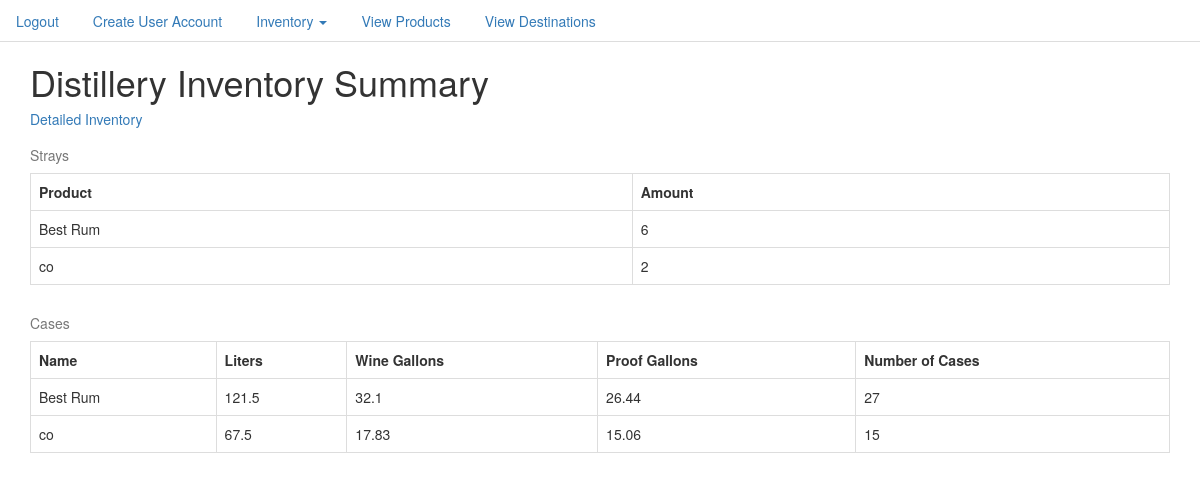
The app's page / (signed in), older data.
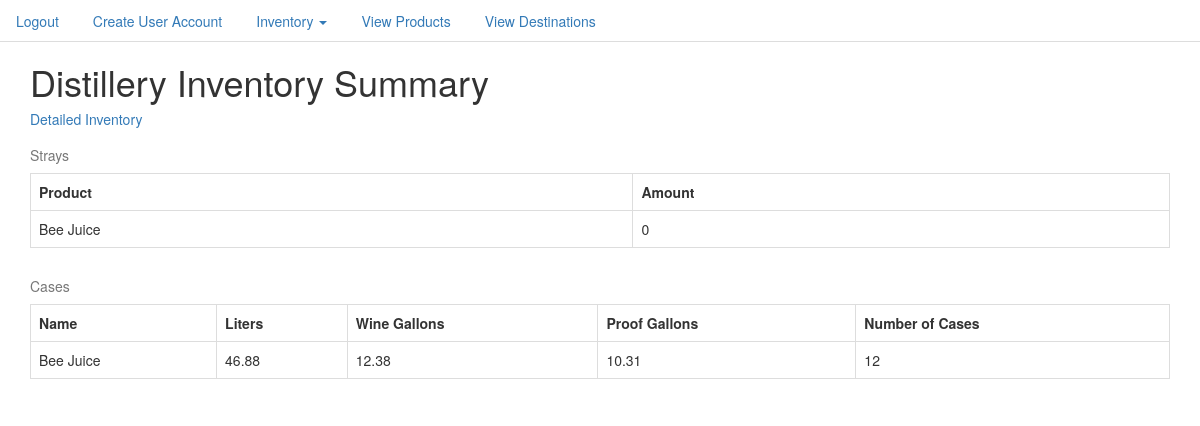
The same page, newer data.
### inventory/models.py (models this page shows, shortened)
class Product(models.Model):
    product_name = models.CharField(max_length=50)
    product_type = models.CharField(max_length=50)
    UPC = models.CharField(max_length=20)
    bottle_size = models.IntegerField()
    def __str__(self):
        return str(self.product_name)
    @property
    def number_of_strays(self):
        return Stray.objects.filter(name=self).count()
    @property
    def number_of_cases(self):
        return InventoryItem.objects.filter(name=self).count()
    @property
    def total_liters(self):
        cases = InventoryItem.objects.filter(name=self)
        liters = []
        for case in cases:
            liters.append(case.liters)
        return sum(liters)
    @property
    def total_wine_gallons(self):
        return round((float(self.total_liters) * .264172),2)
    @property
    def total_proof_gallons(self):
        cases = InventoryItem.objects.filter(name=self)
        proof_gallons = []
        for case in cases:
            proof_gallons.append(case.proof_gallons)
        return round(sum(proof_gallons),2)

class InventoryItem(models.Model):
    case_number = models.IntegerField(unique=True)
    date_assigned = models.DateField()
    name = models.ForeignKey(Product, on_delete=models.PROTECT)
    proof = models.DecimalField(max_digits=5,decimal_places=2)
    date_removed = models.DateTimeField(null=True,blank=True)
    destination = models.CharField(null=True,max_length=100)
    case_fraction = models.DecimalField(max_digits=5,decimal_places=4,default=1.0)
    @property
    def bottles_per_case(self):
        if self.name.bottle_size == 750:
            return int(round(6 * self.case_fraction,0))
        elif self.name.bottle_size == 375:
            return int(round(12 * self.case_fraction,0))
    @property
    def liters(self):
        return round(self.name.bottle_size/1000 * self.bottles_per_case,2)
    @property
    def wine_gallons(self):
        return round((float(self.liters) * .264172),2)
    @property
    def proof_gallons(self):
        return round((int(self.proof)/100 * self.wine_gallons), 2)

### inventory/views.py (the view)
# urls.py: url(r'^$', InventorySummaryView.as_view(), name='inventory_summary_view'),
class InventorySummaryView(LoginRequiredMixin, ListView):
    model = Product
    def get_template_names(self):
        return('inventory/inventory_summary.html')

### templates/inventory/inventory_summary.html (shortened to what this page needs)
{% extends 'base.html' %}
{% block content %}
<div class="container">
  <h1>Distillery Inventory Summary</h1>
  <h5><a href="{% url 'inventory_list_view' %}">Detailed Inventory</a></h5>
  <table  class="table table-bordered" >
      <caption>Strays</caption>
    <tr>
      <th>Product</th>
      <th>Amount</th>
    </tr>
    {% for product in object_list %}
    <tr>
      <td>{{product}}</td>
        <td>{{product.number_of_strays}}</td>
    </tr>
    {% endfor %}
<table  class="table table-bordered" >
    <caption>Cases</caption>
  <tr>
    <th>Name</th>
    <th>Liters</th>
    <th>Wine Gallons</th>
    <th>Proof Gallons</th>
    <th>Number of Cases</th>
  </tr>
  {% for product in object_list %}
  <tr>
    <td>{{product}}</td>
    <td>{{product.total_liters}}</td>
    <td>{{product.total_wine_gallons}}</td>
    <td>{{product.total_proof_gallons}}</td>
    <td>{{product.number_of_cases}}</td>
  </tr>
  {% endfor %}
</div>
{% endblock %}

Row changes from the older to the newer data that the page shows:
removed Product: product_name "Best Rum", number_of_strays "6", total_liters "121.5", total_wine_gallons "32.1", total_proof_gallons "26.44", number_of_cases "27"
removed Product: product_name "co", number_of_strays "2", total_liters "67.5", total_wine_gallons "17.83", total_proof_gallons "15.06", number_of_cases "15"
added Product: product_name "Bee Juice", number_of_strays "0", total_liters "46.88", total_wine_gallons "12.38", total_proof_gallons "10.31", number_of_cases "12"
